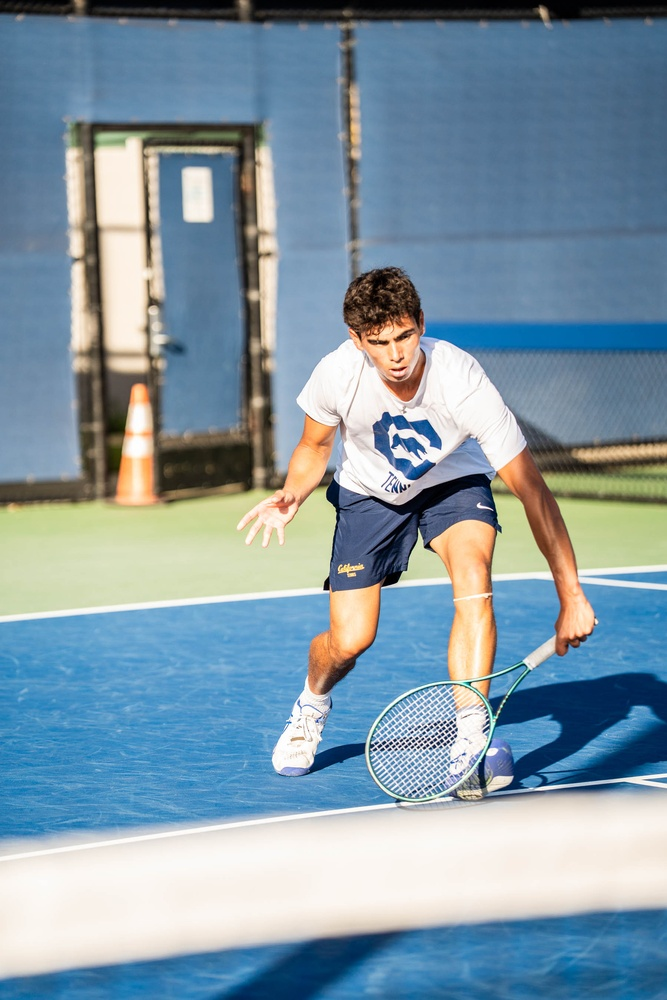
#> input picture proj2/me.JPG, 667 x 1000 px, shrunk from 1800 x 2700 before the run, found by its file name
$ python convolution.py
#> lines starting #> are read from the running program, lines starting #| are printed output that depends on the picture
import numpy as np
from PIL import Image
import matplotlib.pyplot as plt
import time
from scipy.signal import convolve2d

def zero_pad(img, ph, pw):
    """Surround img with ph rows of zeros top/bottom and pw cols left/right."""
    H, W = np.shape(img)
    padded = np.zeros((H + 2 * ph, W + 2 * pw), dtype=np.float64)
    padded[ph:ph + H, pw:pw + W] = img
    return padded

def conv2d_4loops(img, kernel, mode="same"):
    img = img.astype(np.float64)
    k = kernel[::-1, ::-1].astype(np.float64)
    h, w = np.shape(img)
    kh, kw = np.shape(k)

    padded = zero_pad(img, kh-1, kw-1)
    outH, outW = h + kh - 1, w + kw - 1
    out = np.zeros((outH, outW))

    for i in range(outH):
        for j in range(outW):
            total = 0.0
            for u in range(kh):
                for v in range(kw):
                    total += padded[i + u, j + v] * k[u, v]
            out[i, j] = total
    if mode == "same":
        r, c = (kh - 1) // 2, (kw - 1) // 2
        out = out[r:r + h, c:c + w]
    return out

def conv2d_2loops(img, kernel, mode="same"):
    img = img.astype(np.float64)
    k = kernel[::-1, ::-1].astype(np.float64)
    h, w = np.shape(img)
    kh, kw = np.shape(k)

    padded = zero_pad(img, kh-1, kw-1)
    outH, outW = h + kh - 1, w + kw - 1
    out = np.zeros((outH, outW))

    for i in range(outH):
        for j in range(outW):
            patch = padded[i:i + kh, j:j + kw]
            out[i, j] = np.sum(patch * k)
    if mode == "same":
        r, c = (kh - 1) // 2, (kw - 1) // 2
        out = out[r:r + h, c:c + w]
    return out

im = Image.open("me.jpg").convert("L")        # "L" = grayscale
im = im.resize((im.width // 4, im.height // 4))  # SHRINK IT (see below)
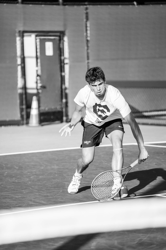
#> im: PIL image 166x250 L; min 0, max 255, mean 146.4
img = np.asarray(im, dtype=np.float64) / 255.0   # float in [0, 1]

box = np.ones((9, 9)) / 81.0     # 9x9 box: weights sum to 1 → brightness preserved
Dx  = np.array([[1, 0, -1]])        # shape (1, 2): horizontal difference
Dy  = np.array([[1], [0], [-1]])      # shape (2, 1): vertical difference

blurred = conv2d_2loops(img, box, "same")
#> in zero_pad, `padded[ph:ph + H, pw:pw + W] = img`:
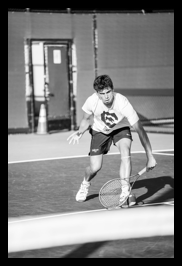
#> padded: shape (266, 182) float64; min 0, max 1, mean 0.492
#> after the loop in conv2d_2loops, `for i in range(outH):`:
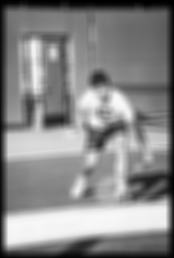
#> out: shape (258, 174) float64; min 9.68e-05, max 0.979, mean 0.531
gx      = conv2d_2loops(img, Dx,  "same")
#> call 2 of conv2d_2loops, with kernel = array of shape (1, 3), mode = 'same'
#> after the loop in conv2d_2loops (call 2), `for i in range(outH):`:
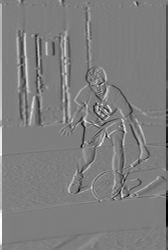
#> out: shape (250, 168) float64; min -0.953, max 0.969, mean 1.8e-19; drawn with min black and max white
gy      = conv2d_2loops(img, Dy,  "same")
#> call 3 of conv2d_2loops, with kernel = array of shape (3, 1), mode = 'same'
#> call 3 of zero_pad, with ph = 2, pw = 0
#> in zero_pad (call 3), `padded[ph:ph + H, pw:pw + W] = img`:
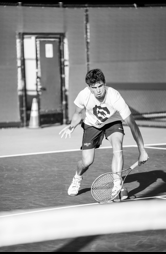
#> padded: shape (254, 166) float64; min 0, max 1, mean 0.565
#> after the loop in conv2d_2loops (call 3), `for i in range(outH):`:
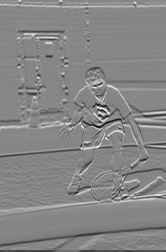
#> out: shape (252, 166) float64; min -0.898, max 0.812, mean -1.7e-18; drawn with min black and max white
#> in conv2d_2loops (call 3), `out = out[r:r + h, c:c + w]`:
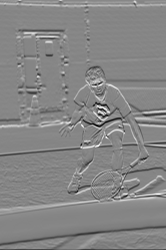
#> out: shape (250, 166) float64; min -0.898, max 0.812, mean 0.00124; drawn with min black and max white

# Dx/Dy outputs have negative values; use a symmetric range so 0 = mid-gray
mx = np.abs(gx).max()
#> mx = 0.969
my = np.abs(gy).max()
#> my = 0.898

fig, axes = plt.subplots(1, 4, figsize=(16, 5))
axes[0].imshow(img,     cmap="gray", vmin=0, vmax=1);   axes[0].set_title("Original")
axes[1].imshow(blurred, cmap="gray", vmin=0, vmax=1);   axes[1].set_title("Box 9x9")
axes[2].imshow(gx,      cmap="gray", vmin=-mx, vmax=mx); axes[2].set_title("Dx")
axes[3].imshow(gy,      cmap="gray", vmin=-my, vmax=my); axes[3].set_title("Dy")
for ax in axes:
    ax.axis("off")
plt.tight_layout()
plt.show()

filters = {"box": box, "Dx": Dx, "Dy": Dy}

for name, kernel in filters.items():
    # --- run all three versions, timing each ---
    t0 = time.perf_counter()
    out4 = conv2d_4loops(img, kernel, "same")
    t4 = time.perf_counter() - t0

    t0 = time.perf_counter()
    out2 = conv2d_2loops(img, kernel, "same")
    t2 = time.perf_counter() - t0

    t0 = time.perf_counter()
    ref = convolve2d(img, kernel, mode="same", boundary="fill", fillvalue=0)
    tsp = time.perf_counter() - t0

    # --- compare ---
    print(f"--- {name} ---")
    print("  shapes:", out4.shape, out2.shape, ref.shape)
    print("  4-loop max diff:", np.max(np.abs(out4 - ref)), " match:", np.allclose(out4, ref))
    print("  2-loop max diff:", np.max(np.abs(out2 - ref)), " match:", np.allclose(out2, ref))
    print(f"  time: 4-loop {t4:.3f}s | 2-loop {t2:.3f}s | scipy {tsp:.5f}s")
#> this loop made 3 passes
#|   4-loop max diff: 3.3306690738754696e-15  match: True
#|   2-loop max diff: 1.9984014443252818e-15  match: True
#|   4-loop max diff: 0.0  match: True
#|   2-loop max diff: 0.0  match: True
#|   4-loop max diff: 0.0  match: True
#|   2-loop max diff: 0.0  match: True

$ run again, with proj2/DerekPicture.jpg copied over proj2/me.JPG
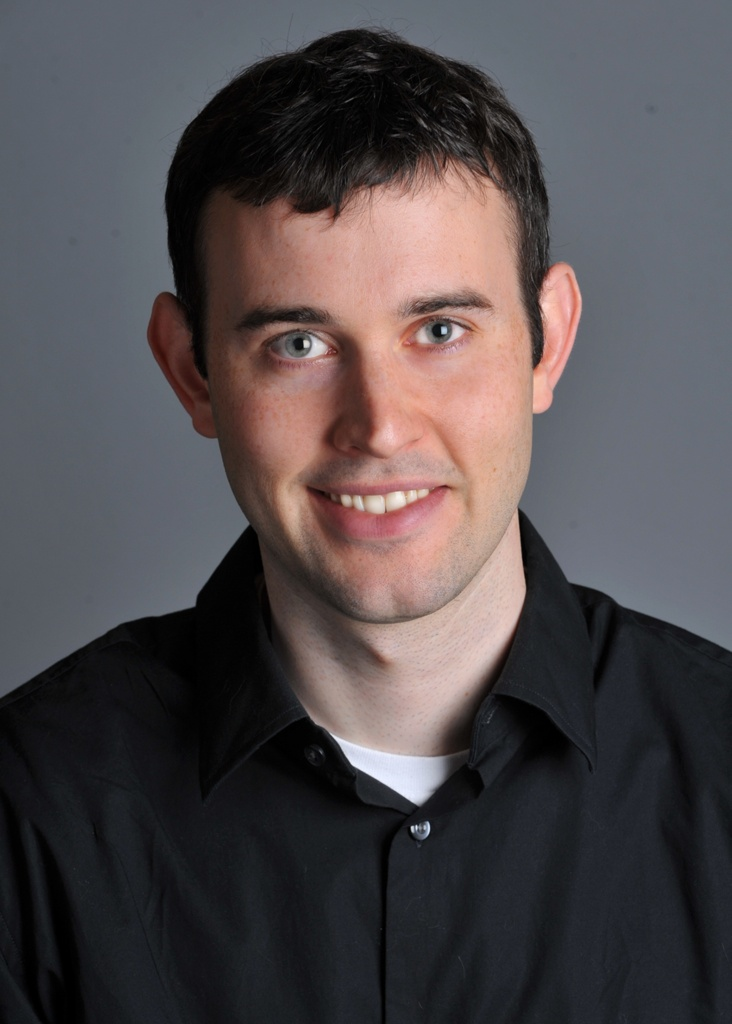
#> input picture proj2/DerekPicture.jpg, 732 x 1024 px, found by its file name
#> padded: shape (256, 187) float64
#> after the loop in conv2d_2loops (call 2), `for i in range(outH):`:
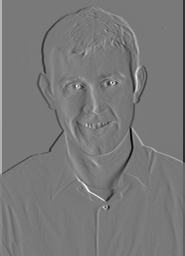
#> out: shape (256, 185) float64; min -0.741, max 0.82, mean -2.75e-20; drawn with min black and max white
#> padded: shape (260, 183) float64
#> after the loop in conv2d_2loops (call 3), `for i in range(outH):`:
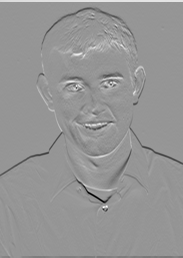
#> out: shape (258, 183) float64; min -0.796, max 0.561, mean 1.35e-18; drawn with min black and max white
#> mx = 0.82
#> my = 0.796
#> the loop `for name, kernel in filters.items():` made 3 passes
#|   4-loop max diff: 9.992007221626409e-16  match: True
#|   2-loop max diff: 7.771561172376096e-16  match: True
#|   4-loop max diff: 0.0  match: True
#|   2-loop max diff: 0.0  match: True
#|   4-loop max diff: 0.0  match: True
#|   2-loop max diff: 0.0  match: True
